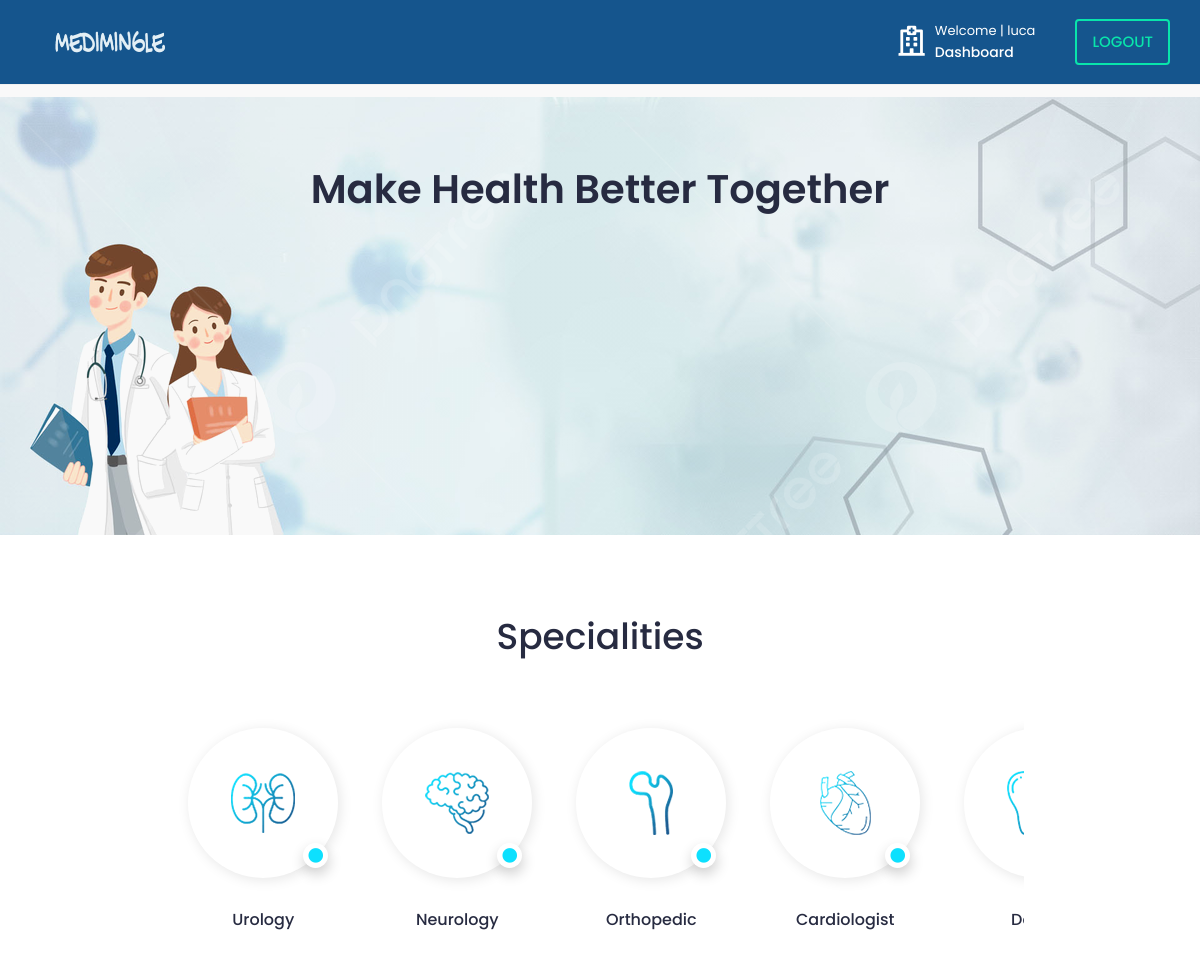
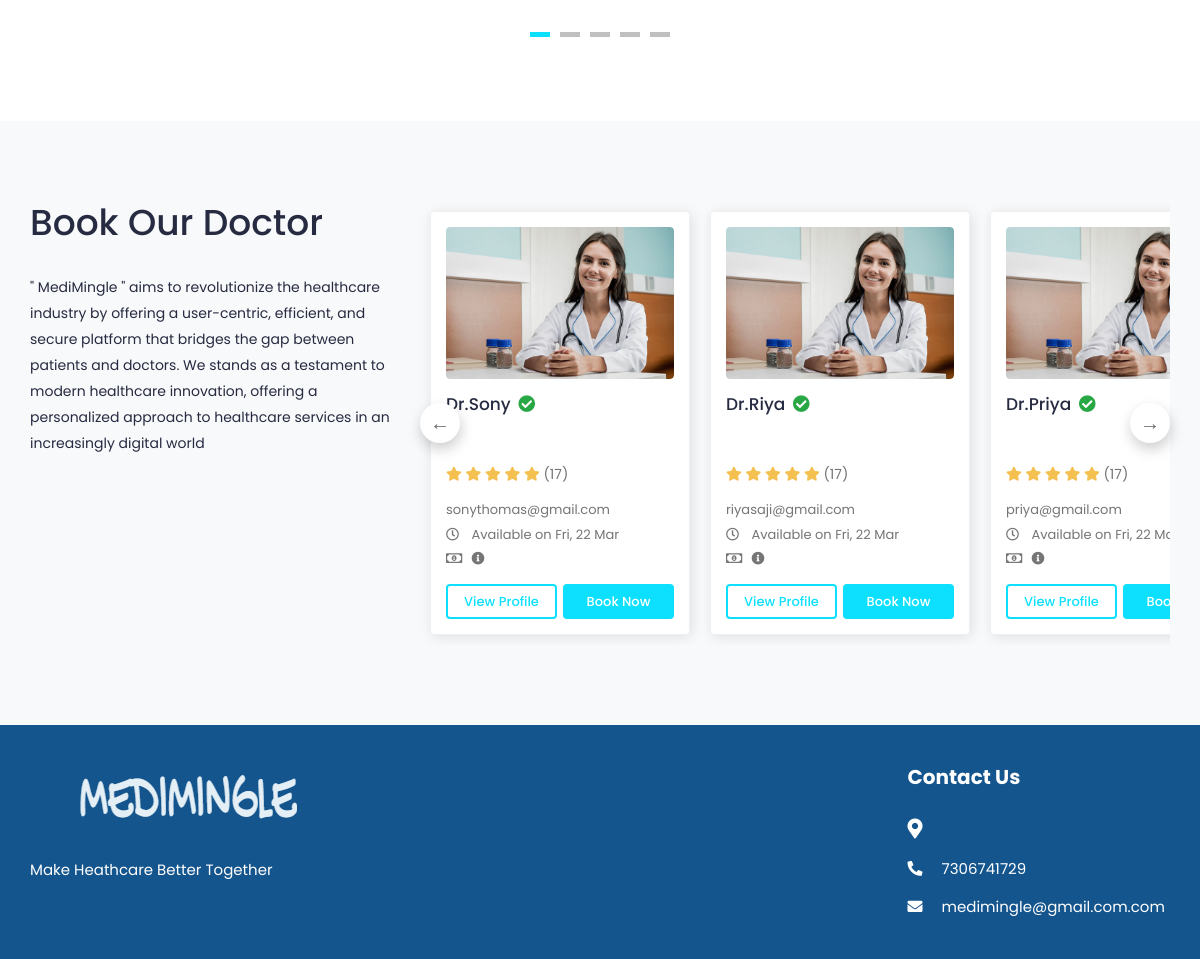
The app's page /homepage/ (signed in) with its own data (2 pictures, top to bottom).
### medi/models.py (models this page shows, shortened)
class tbl_user(AbstractUser):
    email=models.EmailField(unique=True)
    phone_number=models.CharField(max_length=15, null=True)
    USER_TYPE_CHOICES = (
        ('patient', 'Patient'),('doctor', 'Doctor'),
    )
    user_type = models.CharField(
        max_length=10,
        choices=USER_TYPE_CHOICES,
        default='patient',
    )
    is_email_verified = models.BooleanField(default=False)
    email_verification_token = models.CharField(max_length=255, blank=True, null=True)
    status= models.BooleanField(default=False)

### medi/views.py (the view)
# urls.py: path('homepage/',views.homepage,name='homepage'),
@never_cache
@login_required(login_url='signin')
def homepage(request):
    doct = tbl_user.objects.filter(user_type='doctor').exclude(is_superuser=True)
    context={
        "doct":doct
    }
    return render(request,'homepage.html',context)

### templates/homepage.html (shortened to what this page needs)
{% load static %}
<!DOCTYPE html>
<html lang="en">
<head>
		<link rel="stylesheet" href="{% static '/assets/css/bootstrap.min.css'%}">
		<link rel="stylesheet" href="{% static '/assets/plugins/fontawesome/css/fontawesome.min.css'%}">
		<link rel="stylesheet" href="{% static '/assets/plugins/fontawesome/css/all.min.css'%}">
		<link rel="stylesheet" href="{% static '/assets/css/style.css'%}">
	</head>
	<body>
		<div class="main-wrapper">
			{% load static %}
<header class="header">
    <nav class="navbar navbar-expand-lg header-nav">
        <div class="navbar-header">
            <a href="{% url 'homepage' %}" class="navbar-brand logo">
                <img src="{% static '/assets/img/logo.png'%}" class="img-fluid" alt="Logo">
            </a>
        </div>
        <ul class="nav header-navbar-rht">
            <li class="nav-item contact-item">
                <div class="header-contact-img">
                    <i  style="color: white;" class="far fa-hospital"></i>
                </div>
                <div class="header-contact-detail">
                    {% if user.is_authenticated %}
                        <p  style="color: white;" class="contact-header">Welcome | {{ user.first_name }}</p>
                        {% if user.user_type == 'doctor' %}
                            <p class="contact-info-header"><a href="{% url 'doctor_dashboard' %}"  style="color: white;" >Dashboard</a></p>
                        {% else %}
                        <p class="contact-info-header"><a href="{% url 'patient_dashboard' %}"  style="color: white;" >Dashboard</a></p>
                        {% endif %}
                    {% endif %}
                </div>
            </li>
            <li class="nav-item">
				{% if user.is_authenticated %}
				<li class="nav-item">
					<a class="nav-link header-login" href="{% url 'logout' %}">Logout</a>
				</li>
				{% endif %}
        </ul>
    </nav>
</header>
			<section class="section section-search">
				<div class="container-fluid">
					<div class="banner-wrapper">
						<div class="banner-header text-center">
							<h1>Make Health Better Together</h1>
						</div>
					</div>
				</div>
			</section>
			<section class="section section-specialities">
				<div class="container-fluid">
					<div class="section-header text-center">
						<h2>Specialities</h2>
					</div>
					<div class="row justify-content-center">
						<div class="col-md-9">
							<div class="specialities-slider slider">
								<div class="speicality-item text-center">
									<div class="speicality-img">
										<img src="{% static '/assets/img/specialities/specialities-01.png'%}" class="img-fluid" alt="Speciality">
										<span><i class="fa fa-circle" aria-hidden="true"></i></span>
									</div>
									<p>Urology</p>
								</div>
								<div class="speicality-item text-center">
									<div class="speicality-img">
										<img src="{% static '/assets/img/specialities/specialities-02.png'%}" class="img-fluid" alt="Speciality">
										<span><i class="fa fa-circle" aria-hidden="true"></i></span>
									</div>
									<p>Neurology</p>
								</div>
								<div class="speicality-item text-center">
									<div class="speicality-img">
										<img src="{% static '/assets/img/specialities/specialities-03.png'%}" class="img-fluid" alt="Speciality">
										<span><i class="fa fa-circle" aria-hidden="true"></i></span>
									</div>
									<p>Orthopedic</p>
								</div>
								<div class="speicality-item text-center">
									<div class="speicality-img">
										<img src="{% static '/assets/img/specialities/specialities-04.png'%}" class="img-fluid" alt="Speciality">
										<span><i class="fa fa-circle" aria-hidden="true"></i></span>
									</div>
									<p>Cardiologist</p>
								</div>
								<div class="speicality-item text-center">
									<div class="speicality-img">
										<img src="{% static '/assets/img/specialities/specialities-05.png'%}" class="img-fluid" alt="Speciality">
									</div>
									<p>Dentist</p>
								</div>
							</div>
						</div>
					</div>
				</div>
			</section>
			<section class="section section-doctor">
				<div class="container-fluid">
				   <div class="row">
						<div class="col-lg-4">
							<div class="section-header ">
								<h2>Book Our Doctor</h2>
							</div>
							<div class="about-content">
								<p>" MediMingle " aims to revolutionize the healthcare industry by offering a user-centric, efficient, and secure platform that bridges the gap between patients and
									doctors. We stands as a testament to modern healthcare innovation,
									offering a personalized approach to healthcare services in an increasingly digital
									world</p>
							</div>
						</div>
						<div class="col-lg-8">
							<div class="doctor-slider slider">
								{% for d in doct %}
								<div class="profile-widget">
									<div class="doc-img">
										<a href="doctor-profile.html">
											<img class="img-fluid" alt="User Image" src="{% static '/assets/img/doctors/doctor-01.jpg'%}">
										</a>
									</div>
									<div class="pro-content">
										<h3 class="title">Dr.{{d.first_name}}
											<i class="fas fa-check-circle verified"></i>
										</h3>
										<p class="speciality">{{d.specialised_category}}</p>
										<div class="rating">
											<i class="fas fa-star filled"></i>
											<i class="fas fa-star filled"></i>
											<i class="fas fa-star filled"></i>
											<i class="fas fa-star filled"></i>
											<i class="fas fa-star filled"></i>
											<span class="d-inline-block average-rating">(17)</span>
										</div>
										<ul class="available-info">
											<li>{{d.email}}
											</li>
											<li>
												<i class="far fa-clock"></i> Available on Fri, 22 Mar
											</li>
											<li>
												<i class="far fa-money-bill-alt"></i> {{ d.consulting_fee}}
												<i class="fas fa-info-circle" data-toggle="tooltip" title="Lorem Ipsum"></i>
											</li>
										</ul>
										<div class="row row-sm">
											<div class="col-6">
												<a href="{% url 'pat_doc_view' d.id %}" class="btn view-btn">View Profile</a>
											</div>
											<div class="col-6">
												<a href="{% url 'booking' d.id %}" class="btn book-btn">Book Now</a>
											</div>
										</div>
									</div>
								</div>
								{% endfor %}
							</div>
						</div>
				   </div>
				</div>
			</section>
			<footer class="footer">
				<div class="footer-top">
					<div class="container-fluid">
						<div class="row">
							<div class="col-lg-3 col-md-6">
								<div class="footer-widget footer-about">
									<div class="footer-logo">
										<img src="{% static '/assets/img/logo.png'%}" alt="logo">
									</div>
									<div class="footer-about-content">
										<p>Make Heathcare Better Together</p>
									</div>
								</div>
							</div>
							<div class="col-lg-3 col-md-6">
							</div>
							<div class="col-lg-3 col-md-6">
							</div>
							<div class="col-lg-3 col-md-6">
								<div class="footer-widget footer-contact">
									<h2 class="footer-title">Contact Us</h2>
									<div class="footer-contact-info">
										<div class="footer-address">
											<span><i class="fas fa-map-marker-alt"></i></span>
										</div>
										<p>
											<i class="fas fa-phone-alt"></i>
											7306741729
										</p>
										<p class="mb-0">
											<i class="fas fa-envelope"></i>
											medimingle@gmail.com.com
										</p>
									</div>
								</div>
							</div>
						</div>
					</div>
				</div>
						</div>
	</body>
</html>

### records on screen
tbl_user: first_name "luca"
tbl_user: first_name "Sony", email "sonythomas@gmail.com"
tbl_user: first_name "Riya", email "riyasaji@gmail.com"
tbl_user: first_name "Priya", email "priya@gmail.com"
